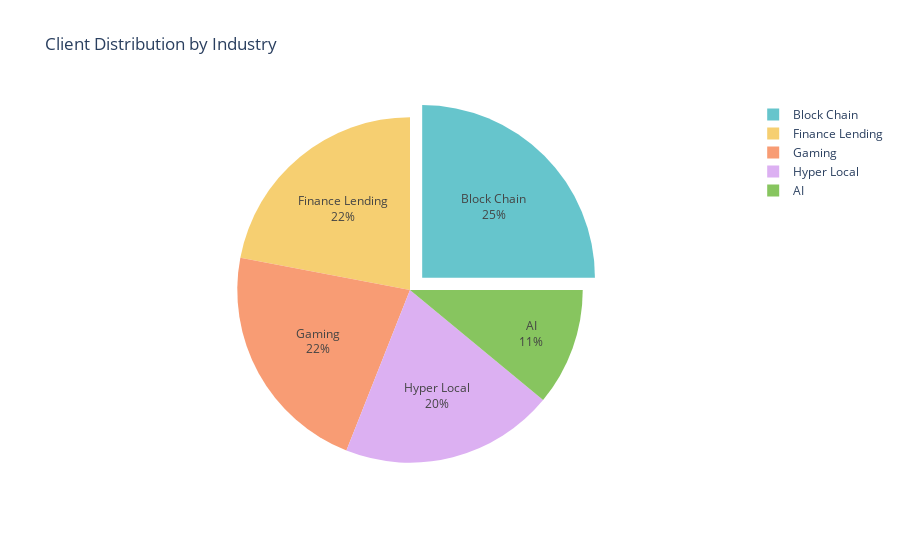

Notebook code for this chart:
### Markdown cell above
1) How many finance lending and blockchain clients does the organization have?

### Code cell
# Visualize client distribution by industry using an interactive pie chart
client_counts = industry_data['industry'].value_counts()
fig = px.pie(
    names=client_counts.index,
    values=client_counts,
    title='Client Distribution by Industry',
    color_discrete_sequence=px.colors.qualitative.Pastel
)
fig.update_traces(textinfo='percent+label', pull=[0.1 if i == client_counts.idxmax() else 0 for i in client_counts.index])
fig.show()
pio.write_html(fig, "Client Distribution by Industry.html")

### Figure 1 — Plotly figure (JSON) as saved in the notebook; plotly's stock layout.template omitted (floating-point values rounded to 4 significant figures)
{"data": [{"domain": {"x": [0, 1], "y": [0, 1]}, "hovertemplate": "label=%{label}<br>value=%{value}<extra></extra>", "labels": ["Block Chain", "Finance Lending", "Gaming", "Hyper Local", "AI"], "legendgroup": "", "name": "", "pull": [0.1, 0, 0, 0, 0], "showlegend": true, "textinfo": "percent+label", "type": "pie", "values": [25, 22, 22, 20, 11]}], "layout": {"legend": {"tracegroupgap": 0}, "piecolorway": ["rgb(102, 197, 204)", "rgb(246, 207, 113)", "rgb(248, 156, 116)", "rgb(220, 176, 242)", "rgb(135, 197, 95)", "rgb(158, 185, 243)", "rgb(254, 136, 177)", "rgb(201, 219, 116)", "rgb(139, 224, 164)", "rgb(180, 151, 231)", "rgb(179, 179, 179)"], "title": {"text": "Client Distribution by Industry"}}}
